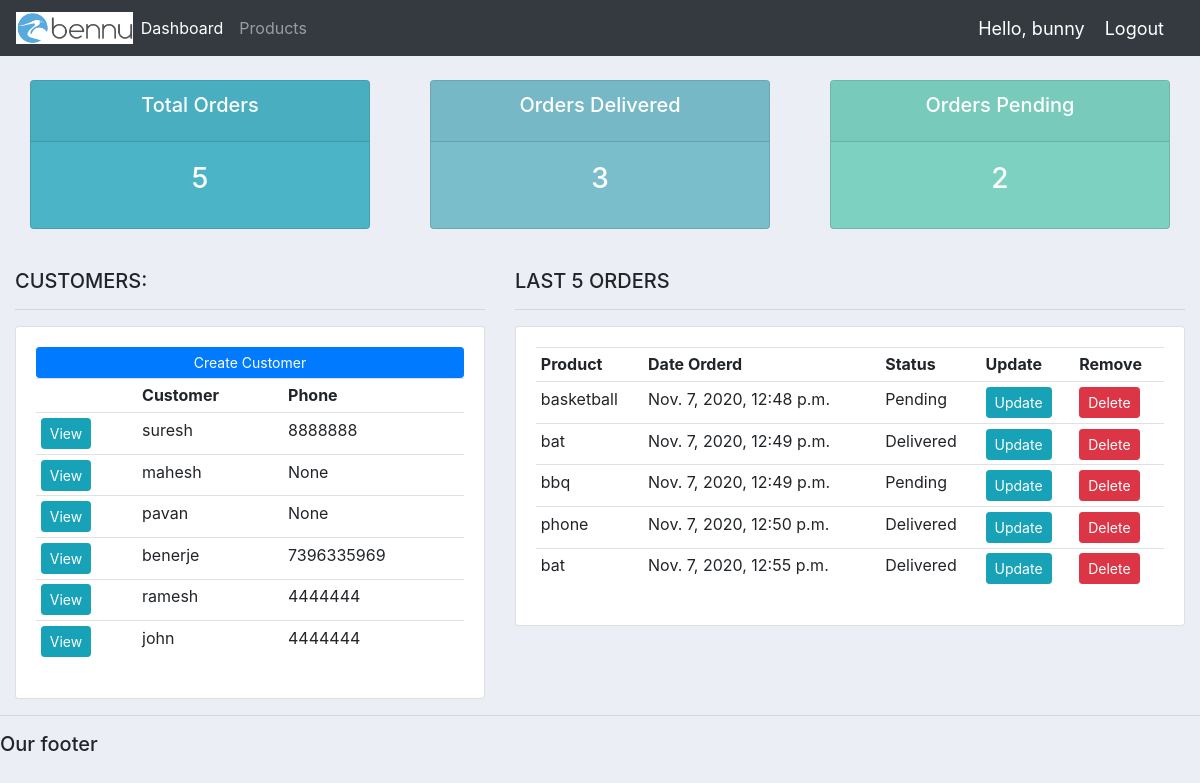
The app's page / (signed in) with its own data.
### accounts/models.py (models this page shows, shortened)
class Customer(models.Model):
    user = models.OneToOneField(User, null=True,blank=True, on_delete=models.CASCADE)
    name = models.CharField(max_length=200, null=True)
    phone = models.CharField(max_length=200, null=True)
    email = models.CharField(max_length=200, null=True)
    profile_picture = models.ImageField(default="benlogo.png",null=True, blank=True)
    date_created = models.DateTimeField(auto_now_add=True, null=True)

class Order(models.Model):
	STATUS = (
			('Pending', 'Pending'),
			('Out for delivery', 'Out for delivery'),
			('Delivered', 'Delivered'),
			)
	customer = models.ForeignKey(Customer, null=True, on_delete= models.SET_NULL)
	product = models.ForeignKey(Product, null=True, on_delete= models.SET_NULL)
	date_created = models.DateTimeField(auto_now_add=True, null=True)
	status = models.CharField(max_length=200, null=True, choices=STATUS)
	note = models.CharField(max_length=1000, null=True)

class Product(models.Model):
	CATEGORY = (
			('Indoor', 'Indoor'),
			('Out Door', 'Out Door'),
			)
	name = models.CharField(max_length=200, null=True)
	price = models.FloatField(null=True)
	category = models.CharField(max_length=200, null=True, choices=CATEGORY)
	description = models.CharField(max_length=200, null=True, blank=True)
	date_created = models.DateTimeField(auto_now_add=True, null=True)
	tags = models.ManyToManyField(Tag)
	def __str__(self):
		return self.name

### accounts/decorators.py (the view)
	def wrapper_function(request, *args, **kwargs):
		group = None
		if request.user.groups.exists():
			group = request.user.groups.all()[0].name
		if group == 'customer':
			return redirect('user-page')
		if group == 'admin':
			return view_func(request, *args, **kwargs)

### accounts/views.py (called while the page is built)
@login_required(login_url='login')
@admin_only
def home(request):
	orders = Order.objects.all()
	customers = Customer.objects.all()
	total_customers = customers.count()
	total_orders = orders.count()
	delivered = orders.filter(status='Delivered').count()
	pending = orders.filter(status='Pending').count()
	context = {'orders':orders, 'customers':customers,
	'total_orders':total_orders,'delivered':delivered,
	'pending':pending }
	return render(request, 'accounts/dashboard.html', context)

### accounts/templates/accounts/dashboard.html
{%  extends 'accounts/main.html' %}
{% block content %}
{%  include 'accounts/status.html' %}
<br>
<div class="row">
	<div class="col-md-5">
		<h5>CUSTOMERS:</h5>
		<hr>
		<div class="card card-body">
			<a class="btn btn-primary  btn-sm btn-block" href="">Create Customer</a>
			<table class="table table-sm">
				<tr>
					<th></th>
					<th>Customer</th>
					<th>Phone</th>
				</tr>
				{% for customer in customers %}
					<tr>
						<td><a class="btn btn-sm btn-info" href="{% url 'customer' customer.id %}">View</a></td>
						<td>{{customer.name}}</td>
						<td>{{customer.phone}}</td>
					</tr>
				{% endfor %}
			</table>
		</div>
	</div>
	<div class="col-md-7">
		<h5>LAST 5 ORDERS</h5>
		<hr>
		<div class="card card-body">
			<table class="table table-sm">
				<tr>
					<th>Product</th>
					<th>Date Orderd</th>
					<th>Status</th>
					<th>Update</th>
					<th>Remove</th>
				</tr>
				{% for order in orders %}
					<tr>
						<td>{{order.product}}</td>
						<td>{{order.date_created}}</td>
						<td>{{order.status}}</td>
						<td><a class="btn btn-sm btn-info" href="{% url 'update_order' order.id %}">Update</a></td>
						<td><a class="btn btn-sm btn-danger" href="{% url 'delete_order' order.id %}">Delete</a></td>
					</tr>
				{% endfor %}
			</table>
		</div>
	</div>
</div>
{% endblock %}

### accounts/templates/accounts/navbar.html (shortened to what this page needs)
{% load static %}
<nav class="navbar navbar-expand-lg navbar-dark bg-dark">
 <img id="imagelogo" src="{% static 'images/benlogo.png' %}">
  <div class="collapse navbar-collapse" id="navbarNav">
    <ul class="navbar-nav">
      {% if request.user.is_staff %}
      <li class="nav-item active">
        <a class="nav-link" href="{% url 'home' %}">Dashboard</a>
      </li>
      <li class="nav-item">
        <a class="nav-link" href="{% url 'products' %}">Products</a>
      </li>
      {% else %}
        <li class="nav-item">
          <a class="nav-link" href="{% url 'account' %}">Settings</a>
        </li>
      {% endif %}
    </ul>
  </div>
  <span class="hello-msg">Hello, {{request.user}}</span>
  <span ><a  class="hello-msg" href="{% url 'logout' %}">Logout</a></span>
</nav>

### accounts/templates/accounts/status.html
<br>
<div class="row">
	<div class="col">
		<div class="col-md">
			<div class="card text-center text-white  mb-3" id="total-orders">
			  	<div class="card-header">
			  		<h5 class="card-title">Total Orders</h5>
			  	</div>
			  	<div class="card-body">
			    	<h3 class="card-title">{{total_orders}}</h3>
			  	</div>
			</div>
		</div>
	</div>
	<div class="col">
		<div class="col-md">
			<div class="card text-center text-white  mb-3" id="orders-delivered">
			  	<div class="card-header">
			  		<h5 class="card-title">Orders Delivered</h5>
			  	</div>
			  	<div class="card-body">
			    	<h3 class="card-title">{{delivered}}</h3>
			  	</div>
			</div>
		</div>
	</div>
	<div class="col">
		<div class="col-md">
			<div class="card text-center text-white  mb-3" id="orders-pending">
			  	<div class="card-header">
			  		<h5 class="card-title">Orders Pending</h5>
			  	</div>
			  	<div class="card-body">
			    	<h3 class="card-title">{{pending}}</h3>
			  	</div>
			</div>
		</div>
	</div>
</div>

### static/css/main.css (style rules this page uses)
body { background-color: #ebeff5; }
#total-orders { background-color: #4cb4c7; }
#orders-delivered { background-color: #7abecc; }
#orders-pending { background-color: #7CD1C0; }
#imagelogo { width: 10% }

### accounts/templates/accounts/navbar.html (style rules this page uses)
.hello-msg { font-size: 18px; color: #fff; margin-right: 20px; }

### records on screen
Customer: name "suresh", phone "8888888"
Customer: name "mahesh", phone "None"
Customer: name "pavan", phone "None"
Customer: name "benerje", phone "7396335969"
Customer: name "ramesh", phone "4444444"
Customer: name "john", phone "4444444"
Order: product "basketball", date_created "Nov. 7, 2020, 12:48 p.m.", status "Pending"
Order: product "bat", date_created "Nov. 7, 2020, 12:49 p.m.", status "Delivered"
Order: product "bbq", date_created "Nov. 7, 2020, 12:49 p.m.", status "Pending"
Order: product "phone", date_created "Nov. 7, 2020, 12:50 p.m.", status "Delivered"
Order: product "bat", date_created "Nov. 7, 2020, 12:55 p.m.", status "Delivered"

### other values on screen
{{ request.user }} "bunny"
{{ total_orders }} "5"
{{ delivered }} "3"
{{ pending }} "2"
